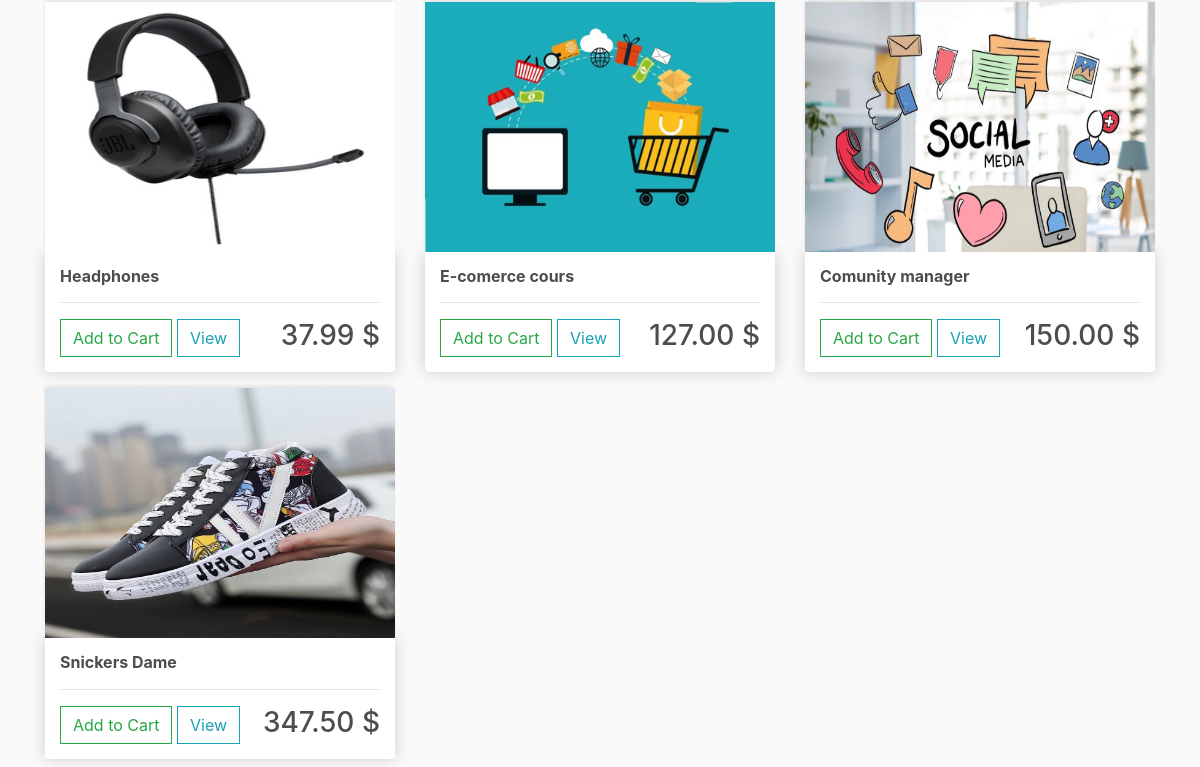
Before: / (lower part) with the older database file.
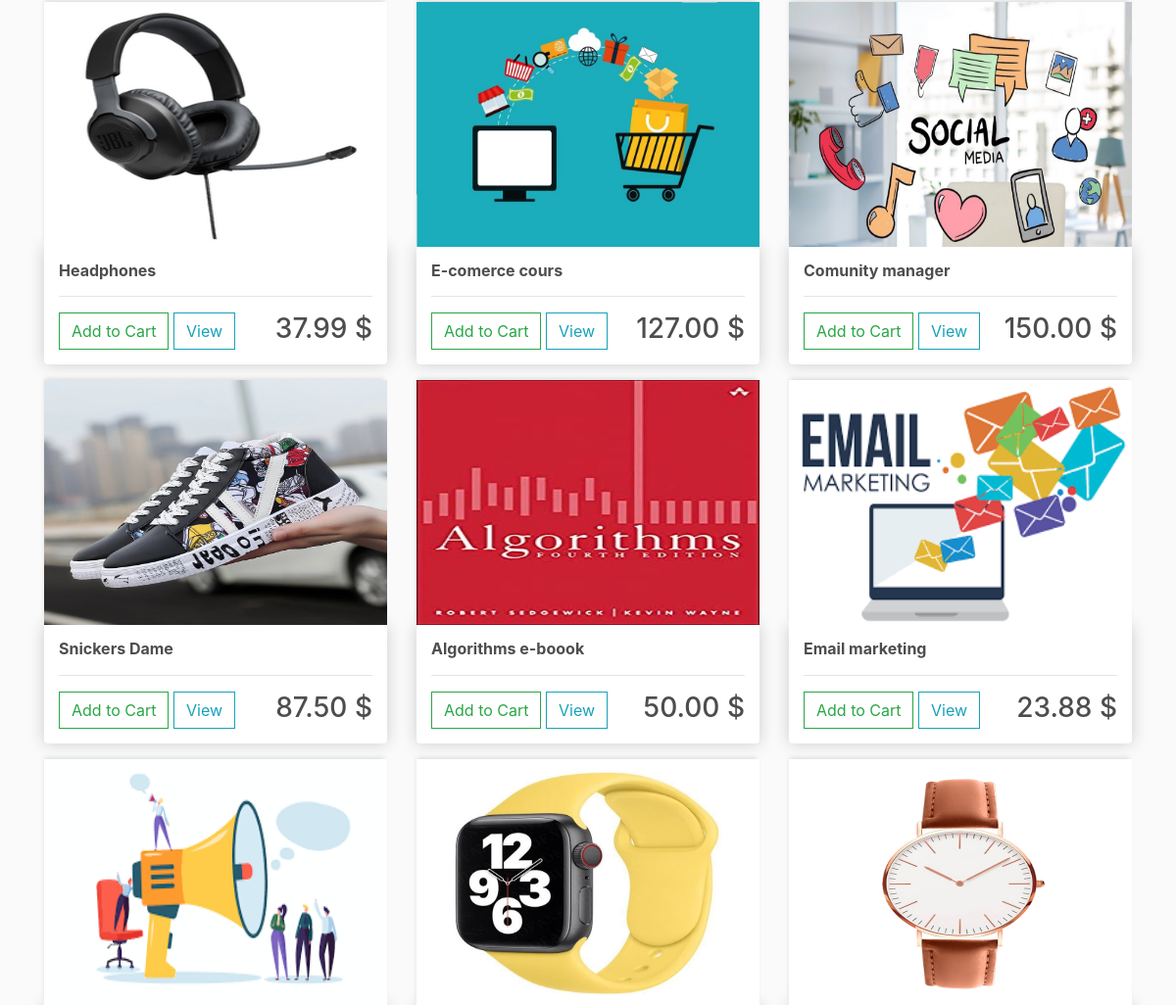
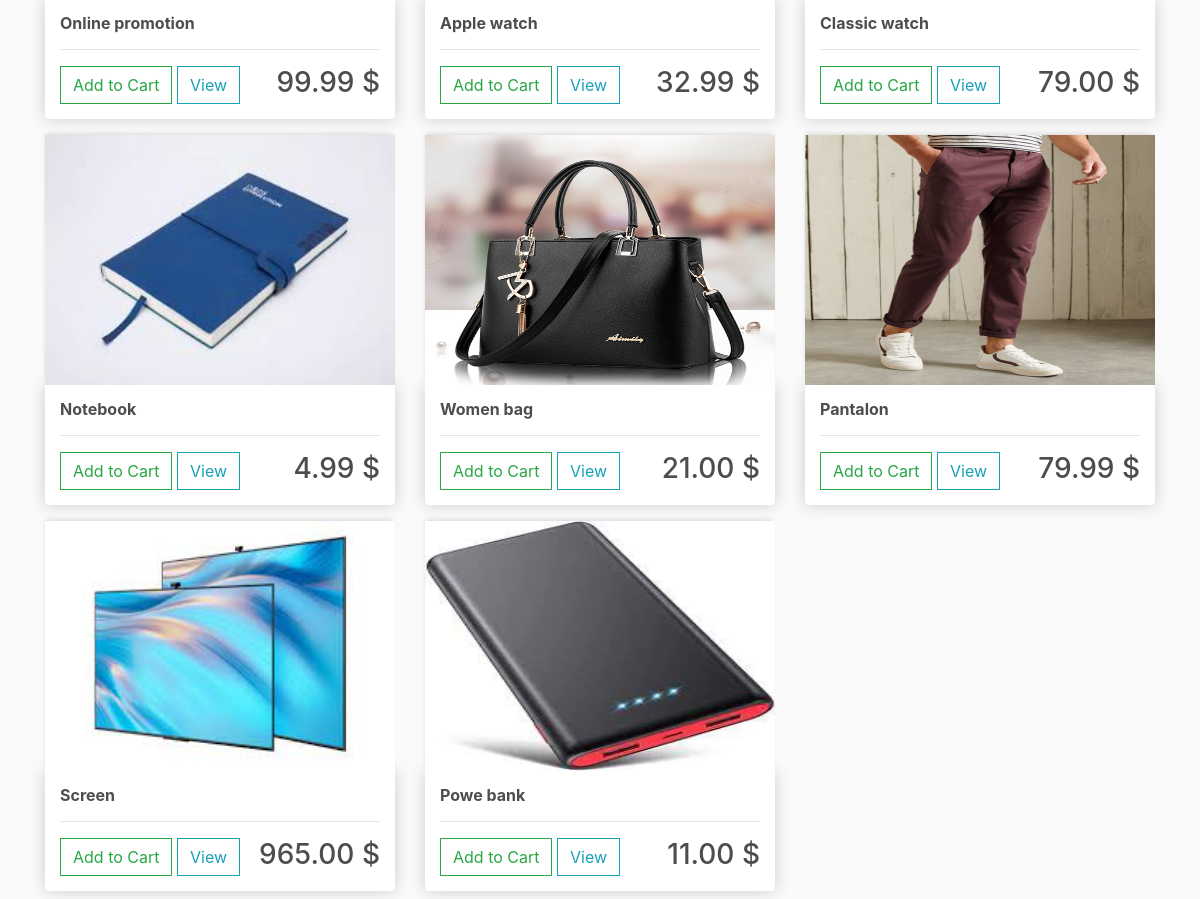
After: the same page with the newer database file (2 pictures, top to bottom).
### store/models.py (models this page shows, shortened)
class Product(models.Model):
    name = models.CharField(max_length=50)
    price = models.DecimalField(max_digits=6, decimal_places=2)
    digital = models.BooleanField(default=False, null=True, blank=False)
    image = models.ImageField(null=False, blank=True)
    @property
    def imageURL(self):
        try:
            url = self.image.url
        except:
            url = ''
        return url

### store/views.py (the view)
# urls.py: path('', include('store.urls'))
def store(request):
	products = Product.objects.all()
	cartItems = cartData(request).get('cartItems')
	context = {
        'products':products,
        'cartItems':cartItems
    }
	return render(request, 'store/store.html', context)

### store/utils.py (called while the page is built, shortened)
def cookieCart(request) :
    try:
        cart = json.loads(request.COOKIES['cart'])
    except:
        cart = {}
    print("---> cart:", cart)
    items = []
    order = {'get_cart_total':0, 'get_cart_items':0, 'shipping':False}
    cartItems = order['get_cart_items']
    return {
        'items':items,
        'order':order,
        'cartItems':cartItems
    }

def cartData(request) :
    if request.user.is_authenticated:
        customer = request.user.customer
        order, created = Order.objects.get_or_create(customer=customer, complete=False)
        items = order.orderitem_set.all()
        cartItems = order.get_cart_items
    else:
        cookieData = cookieCart(request)
        items = cookieData.get('items')
        order = cookieData.get('order')
        cartItems = cookieData.get('cartItems')
    return {
        'items':items,
        'order':order,
        'cartItems':cartItems
    }

### store/templates/store/store.html
{% extends 'store/main.html' %}
{% load static %}
{% block content %}
<div class="row">
{% for product in products %}
    <div class="col-lg-4     my-2">
        <img src="{{product.imageURL}}" class="thumbnail">
        <div class="box-element product">
            <h6><strong> {{product.name|capfirst}} </strong></h6> <hr>
            <button data-product={{product.id}} data-action="add" class="btn btn-outline-success update-cart">Add to Cart</button>
            <a href="" class="btn btn-outline-info">View</a>
            <h3 class='price'> {{product.price|floatformat:2}} $</h3>
        </div>
    </div>
{% endfor %}
</div>
{% endblock content %}

Changed rows visible on the page:
changed Product "Snickers Dame": price "347.50" → "87.50"
added Product: imageURL (picture), name "Algorithms e-boook", price "50.00"
added Product: imageURL (picture), name "Email marketing", price "23.88"
added Product: imageURL (picture), name "Online promotion", price "99.99"
added Product: imageURL (picture), name "Apple watch", price "32.99"
added Product: imageURL (picture), name "Classic watch", price "79.00"
added Product: imageURL (picture), name "Notebook", price "4.99"
added Product: imageURL (picture), name "Women bag", price "21.00"
added Product: imageURL (picture), name "Pantalon", price "79.99"
added Product: imageURL (picture), name "Screen", price "965.00"
added Product: imageURL (picture), name "Powe bank", price "11.00"
